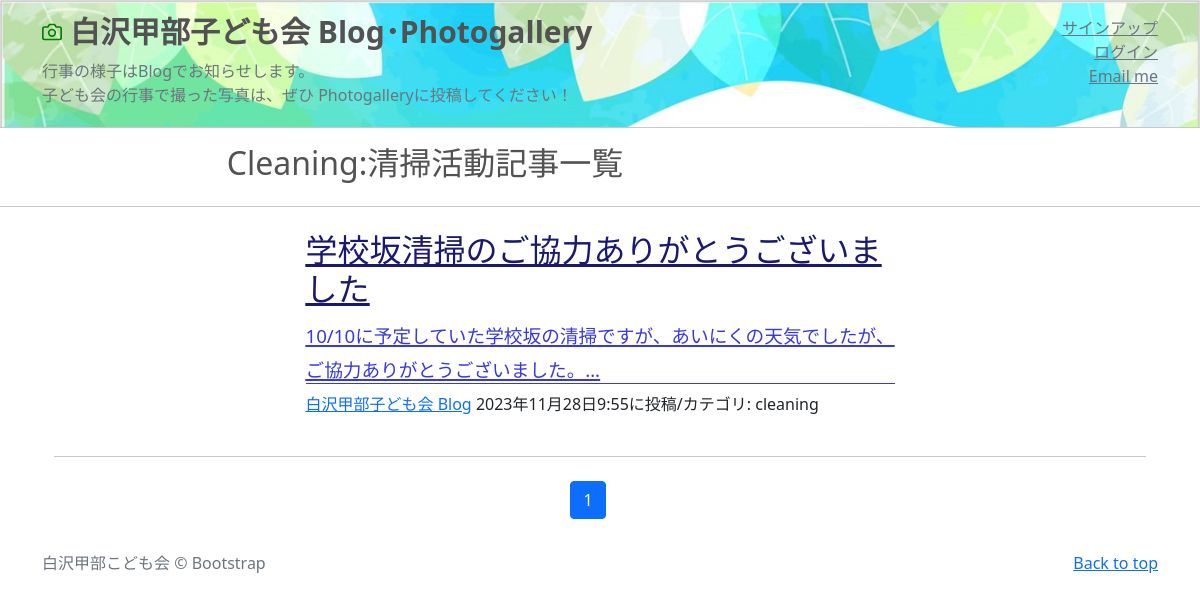
Page /cleaning-list/ on the committed database.
### kouka2app/models.py (models this page shows, shortened)
class BlogPost(models.Model):
    CATEGORY = (('school','学校関連行事'),
                ('festival','お祭り'),
                ('ivent','イベント'),
                ('cleaning','清掃活動'),
                ('safety','安心・安全'),
                ('others','その他'))
    title = models.CharField(
        verbose_name='タイトル',    #フィールドのタイトル
        max_length=200
        )
    content = models.TextField(
        verbose_name='本文'
        )
    posted_at = models.DateTimeField(
        verbose_name='投稿日時',
        auto_now_add=True
        )
    category = models.CharField(
        verbose_name='カテゴリ', #フィールドのタイトル
        max_length=50,          #最大文字数は50
        choices=CATEGORY        #categoryフィールドにはCATEGORYの要素のみを登録
        )

### kouka2app/views.py (the view)
class CleaningView(ListView):
    template_name ='cleaning_list.html'
    model = BlogPost
    context_object_name = 'cleaning_records'
    queryset = BlogPost.objects.filter(
        category='cleaning').order_by('-posted_at')
    paginate_by = 2

### kouka2app/templates/cleaning_list.html (shortened to what this page needs)
{% extends 'base.html' %}
{% load static %}
        {% block contents %}
        <h2 style="padding-left: 6cm; color: #535252;">Cleaning:清掃活動記事一覧</h2>
        <hr class="my-4" />
        {% for record in cleaning_records %}
        <div class="container px-4 px-lg-5">
            <div class="row gx-4 gx-lg-5 justify-content-center">
                <div class="col-md-10 col-lg-8 col-xl-7">
                        <a href="{% url 'kouka2app:blog_detail' record.pk %}">
                            <h2 class="post-title" style="color: #191970; text-decoration: underline;">
                                {{record.title}}</h2>
                            <h3 class="post-subtitle" style="color: #3838e1; text-decoration: underline; border-bottom: 1px solid #3838e1;">
                                <span style="font-size : 14pt">
                                    {{record.content|truncatechars:50}}
                                </span>
                            </h3>
                        </a>
                        <p class="post-meta">
                            <a href="#">白沢甲部子ども会 Blog</a>
                            {{record.posted_at}}に投稿/カテゴリ:
                            {{record.category}}</p>
                    </div>
                    <hr class="my-4" />
                    {% endfor %}
                    {% include "pagination.html" %}
                </div>
            </div>
        {% endblock %}

### rows in the picture
BlogPost: title "学校坂清掃のご協力ありがとうございました", content "10/10に予定していた学校坂の清掃ですが、あいにくの天気でしたが、ご協力ありがとうございました。…", posted_at "2023年11月28日9:55", category "cleaning"

### other values in the picture
{{ num }} "1"
